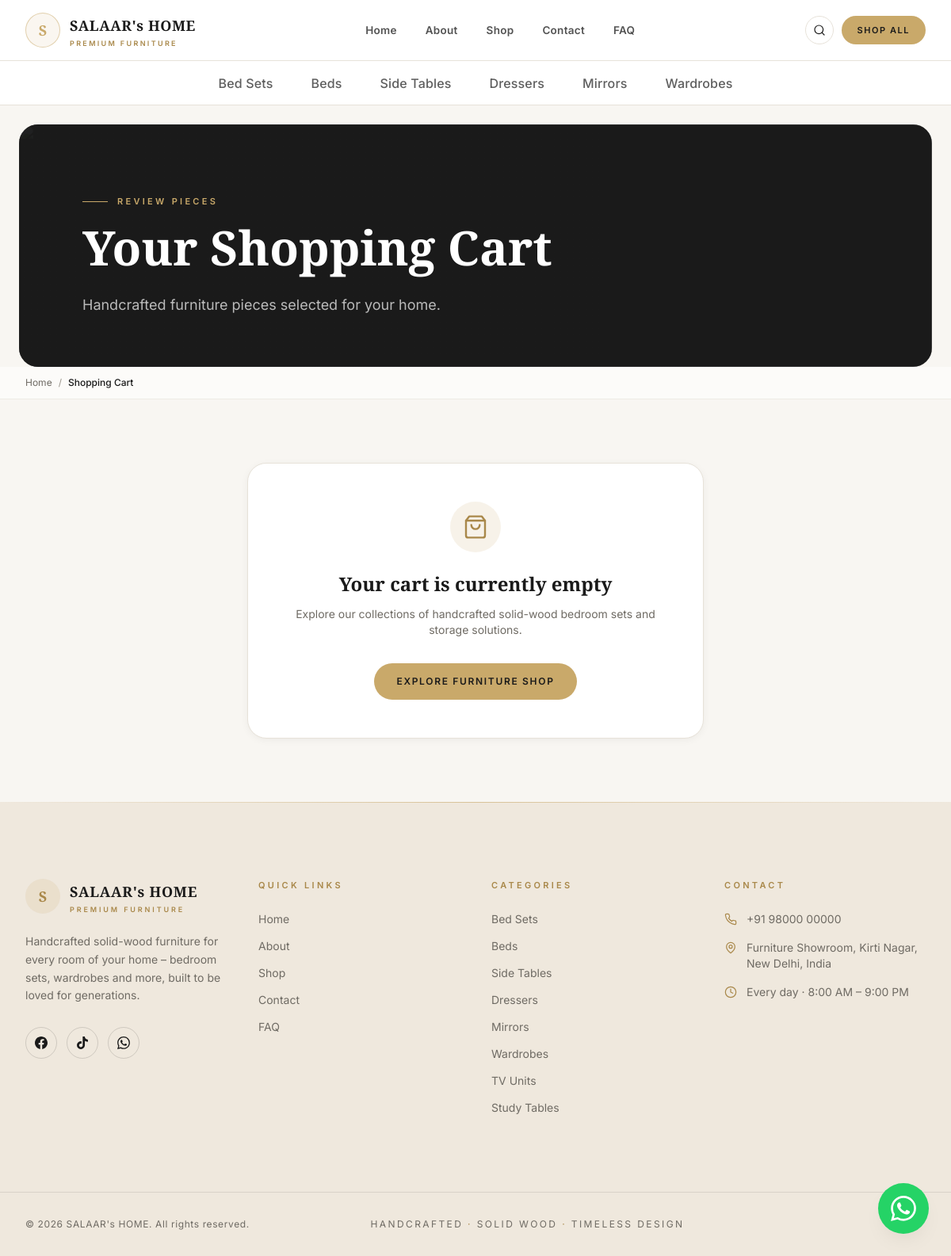
Page /cart/ on the committed database.
### store/models.py (models this page shows, shortened)
class NavCategory(models.Model):
    label = models.CharField(max_length=120)
    slug = models.SlugField(max_length=120, unique=True)
    source_category = models.ForeignKey(
        Category,
        on_delete=models.SET_NULL,
        null=True,
        blank=True,
        related_name="nav_items"
    )
    tagline = models.CharField(max_length=255, blank=True)
    short = models.CharField(max_length=350, blank=True)
    description = models.TextField(blank=True)
    empty_title = models.CharField(max_length=255, blank=True)
    empty_text = models.TextField(blank=True)
    seo_title = models.CharField(max_length=255, blank=True)
    seo_description = models.TextField(blank=True)
    order = models.PositiveIntegerField(default=0)
    is_in_header = models.BooleanField(default=True)
    class Meta:
        verbose_name_plural = "Nav Categories"
        ordering = ["order", "label"]

### store/views.py (the view)
# urls.py: path("cart/", views.cart_view, name="cart"),
def cart_view(request):
    cart = get_or_create_cart(request)
    context = {
        "cart": cart,
        "items": cart.items.select_related("product").all()
    }
    return render(request, "pages/cart.html", context)

### store/context_processors.py (called while the page is built)
def site_context(request):
    header_categories = NavCategory.objects.filter(is_in_header=True).order_by("order")
    all_nav_categories = NavCategory.objects.all().order_by("order")
    categories = Category.objects.all().order_by("order")
    cart_count = 0
    cart = None
    if request.user.is_authenticated:
        cart = Cart.objects.filter(user=request.user).first()
    elif request.session.session_key:
        cart = Cart.objects.filter(session_key=request.session.session_key).first()
    if cart:
        cart_count = cart.total_count
    return {
        "SITE": SITE,
        "HEADER_CATEGORIES": header_categories,
        "ALL_NAV_CATEGORIES": all_nav_categories,
        "CATEGORIES": categories,
        "cart_count": cart_count,
        "current_path": request.path,
        "canonical_path": request.path.rstrip("/"),
    }

### store/models.py (called while the page is built)
    @property
    def total_count(self):
        return sum(item.quantity for item in self.items.all())

### templates/pages/cart.html (shortened to what this page needs)
{% extends "base.html" %}
{% load static humanize %}
{% block content %}
{% include "includes/page_hero.html" with title="Your Shopping Cart" eyebrow="Review Pieces" description="Handcrafted furniture pieces selected for your home." image="/banners/1.webp" %}
<nav aria-label="Breadcrumb" class="bg-linen/60 py-3 text-xs text-stone border-b border-line/60">
  <div class="mx-auto w-full max-w-[1400px] px-4 sm:px-6 lg:px-8 xl:px-12 flex items-center gap-2 overflow-x-auto whitespace-nowrap">
    <a href="{% url 'home' %}" class="hover:text-gold-deep transition-colors">Home</a>
    <span class="text-mist">/</span>
    <span class="font-medium text-ink">Shopping Cart</span>
  </div>
</nav>
<section class="bg-cream py-12 sm:py-16 lg:py-20">
  <div class="mx-auto w-full max-w-[1400px] px-4 sm:px-6 lg:px-8 xl:px-12">
    {% if items %}
      <div class="grid gap-12 lg:grid-cols-[1fr_380px]">
        <div class="space-y-4">
          {% for item in items %}
            <div class="flex flex-col sm:flex-row items-start sm:items-center justify-between gap-5 rounded-2xl bg-white p-5 shadow-soft border border-line">
              <div class="flex items-center gap-4">
                <a href="{% url 'product_detail' item.product.slug %}" class="h-20 w-20 shrink-0 overflow-hidden rounded-xl bg-beige">
                  <img src="{% static item.product.image|slice:'1:' %}" alt="{{ item.product.name }}" class="h-full w-full object-contain p-2" onerror="this.src='{% static 'placeholders/product-placeholder.svg' %}';">
                </a>
                <div>
                  <p class="text-[10px] font-semibold tracking-wider text-stone uppercase">{{ item.product.category.name }}</p>
                  <h3 class="font-display text-base font-semibold text-ink sm:text-lg">
                    <a href="{% url 'product_detail' item.product.slug %}" class="hover:text-gold-deep">{{ item.product.name }}</a>
                  </h3>
                  <p class="text-sm font-semibold text-gold-deep">{{ item.product.formatted_price }}</p>
                </div>
              </div>
              <div class="flex items-center justify-between w-full sm:w-auto gap-6">
                <form action="{% url 'update_cart' item.id %}" method="post" class="flex items-center gap-2">
                  {% csrf_token %}
                  <label class="text-xs text-stone">Qty:</label>
                  <input type="number" name="quantity" value="{{ item.quantity }}" min="1" max="99" class="w-14 rounded-lg border border-line bg-linen px-2 py-1 text-center text-sm font-semibold text-ink" onchange="this.form.submit()">
                </form>
                <div class="text-right">
                  <p class="text-sm font-bold text-ink">
                    {% if item.subtotal %}
                      Rs. {{ item.subtotal|floatformat:"0"|intcomma }}
                    {% else %}
                      Quote on request
                    {% endif %}
                  </p>
                  <form action="{% url 'remove_from_cart' item.id %}" method="post" class="mt-1">
                    {% csrf_token %}
                    <button type="submit" class="text-xs text-stone hover:text-red-600 underline">Remove</button>
                  </form>
                </div>
              </div>
            </div>
          {% endfor %}
        </div>
        <div>
          <div class="rounded-3xl bg-white p-7 shadow-soft border border-line sticky top-36">
            <h3 class="font-display text-xl font-bold text-ink">Order Summary</h3>
            <div class="mt-6 space-y-3 border-b border-line pb-6 text-sm">
              <div class="flex justify-between text-stone">
                <span>Total Items</span>
                <span class="font-semibold text-ink">{{ cart.total_count }}</span>
              </div>
              <div class="flex justify-between text-stone">
                <span>Showroom Assembly</span>
                <span class="text-gold-deep font-medium">Included (Delhi NCR)</span>
              </div>
              <div class="flex justify-between text-stone">
                <span>Transport</span>
                <span class="text-stone font-medium">Calculated at checkout</span>
              </div>
            </div>
            <div class="mt-6 flex justify-between items-baseline">
              <span class="font-display text-base font-semibold text-ink">Estimated Total</span>
              <span class="font-display text-2xl font-bold text-gold-deep">
                {% if cart.total_price %}
                  Rs. {{ cart.total_price|floatformat:"0"|intcomma }}
                {% else %}
                  Price on Request
                {% endif %}
              </span>
            </div>
            <div class="mt-8 space-y-3">
              <a href="{% url 'checkout' %}" class="btn-gold w-full text-center">
                Proceed to Checkout
              </a>
              <a href="{% url 'shop' %}" class="btn-outline-dark w-full text-center">
                Continue Shopping
              </a>
            </div>
          </div>
        </div>
      </div>
    {% else %}
      <div class="mx-auto max-w-xl rounded-3xl border border-line bg-white p-12 text-center shadow-soft">
        <span class="mx-auto flex h-16 w-16 items-center justify-center rounded-full bg-gold/15 text-gold-deep">
          {% include "includes/icons/cart.html" with class="h-8 w-8" %}
        </span>
        <h3 class="mt-6 font-display text-2xl font-bold text-ink">Your cart is currently empty</h3>
        <p class="mt-3 text-sm text-stone">Explore our collections of handcrafted solid-wood bedroom sets and storage solutions.</p>
        <a href="{% url 'shop' %}" class="btn-gold mt-8 inline-flex">Explore Furniture Shop</a>
      </div>
    {% endif %}
  </div>
</section>
{% endblock %}

### templates/includes/category_nav.html (shortened to what this page needs)
<nav id="category-nav-scroller" aria-label="Categories" class="no-scrollbar sticky top-16 z-40 flex h-12 w-full snap-x snap-proximity items-center gap-x-8 overflow-x-auto border-b border-line bg-white px-4 sm:gap-x-10 sm:px-6 md:top-[76px] md:h-14 lg:snap-none lg:justify-center lg:gap-x-12 lg:overflow-visible lg:px-8 xl:px-12">
  {% for cat in HEADER_CATEGORIES %}
    {% url 'nav_category' cat.slug as cat_url %}
    <a href="{{ cat_url }}"
       class="group relative flex shrink-0 snap-start cursor-pointer items-center self-stretch whitespace-nowrap text-[15px] font-medium tracking-[0.01em] transition-colors duration-200 md:text-[16px] {% if current_path == cat_url %}text-gold-deep{% else %}text-ink/70 hover:text-gold-deep{% endif %}">
      {{ cat.label }}
    </a>
  {% endfor %}
</nav>

### templates/includes/footer.html (shortened to what this page needs)
<footer class="bg-beige text-ink">
  <div class="h-px bg-gradient-to-r from-transparent via-gold/60 to-transparent" aria-hidden="true"></div>
  <div class="mx-auto w-full max-w-[1400px] px-4 sm:px-6 lg:px-8 xl:px-12 grid gap-12 py-16 sm:grid-cols-2 lg:grid-cols-4 lg:gap-10 lg:py-24">
    <div>
      <div class="flex items-center gap-3">
        <span class="flex h-11 w-11 items-center justify-center rounded-full bg-gold/15 font-display text-lg font-bold text-gold-deep">
          S
        </span>
        <span class="leading-none">
          <span class="block font-display text-lg font-bold tracking-[0.04em]">{{ SITE.name }}</span>
          <span class="mt-1 block text-[9px] font-semibold tracking-[0.32em] text-gold-deep uppercase">
            {{ SITE.tagline_short }}
          </span>
        </span>
      </div>
      <p class="mt-6 max-w-xs text-sm leading-relaxed text-stone">
        Handcrafted solid-wood furniture for every room of your home – bedroom sets, wardrobes and more, built to be loved for generations.
      </p>
      <div class="mt-7 flex items-center justify-start gap-3">
        <a href="https://www.facebook.com" target="_blank" rel="noopener noreferrer" aria-label="Facebook" class="flex h-10 w-10 shrink-0 items-center justify-center rounded-full border border-ink/15 text-ink transition-all duration-300 hover:-translate-y-0.5 hover:border-gold hover:bg-gold hover:text-white">
        </a>
        <a href="https://www.tiktok.com" target="_blank" rel="noopener noreferrer" aria-label="TikTok" class="flex h-10 w-10 shrink-0 items-center justify-center rounded-full border border-ink/15 text-ink transition-all duration-300 hover:-translate-y-0.5 hover:border-gold hover:bg-gold hover:text-white">
        </a>
        <a href="https://wa.me/{{ SITE.whatsapp_number }}?text={{ SITE.whatsapp_message|urlencode }}" target="_blank" rel="noopener noreferrer" aria-label="Chat with us on WhatsApp" class="flex h-10 w-10 shrink-0 items-center justify-center rounded-full border border-ink/15 text-ink transition-all duration-300 hover:-translate-y-0.5 hover:border-gold hover:bg-gold hover:text-white">
        </a>
      </div>
    </div>
    <nav aria-label="Footer – quick links">
      <h3 class="mb-6 text-[11px] font-semibold tracking-[0.3em] text-gold-deep uppercase">Quick Links</h3>
      <ul class="space-y-3.5 text-sm">
        <li><a href="{% url 'home' %}" class="link-underline text-stone hover:text-ink">Home</a></li>
        <li><a href="{% url 'about' %}" class="link-underline text-stone hover:text-ink">About</a></li>
        <li><a href="{% url 'shop' %}" class="link-underline text-stone hover:text-ink">Shop</a></li>
        <li><a href="{% url 'contact' %}" class="link-underline text-stone hover:text-ink">Contact</a></li>
        <li><a href="{% url 'faq' %}" class="link-underline text-stone hover:text-ink">FAQ</a></li>
      </ul>
    </nav>
    <nav aria-label="Footer – categories">
      <h3 class="mb-6 text-[11px] font-semibold tracking-[0.3em] text-gold-deep uppercase">Categories</h3>
      <ul class="space-y-3.5 text-sm">
        {% for cat in ALL_NAV_CATEGORIES %}
          <li>
            <a href="{% url 'nav_category' cat.slug %}" class="link-underline text-stone hover:text-ink">
              {{ cat.label }}
            </a>
          </li>
        {% endfor %}
      </ul>
    </nav>
    <div>
      <h3 class="mb-6 text-[11px] font-semibold tracking-[0.3em] text-gold-deep uppercase">Contact</h3>
      <ul class="space-y-4 text-sm text-stone">
        <li class="flex items-start gap-3">
          {% include "includes/icons/phone.html" with class="mt-0.5 h-4 w-4 shrink-0 text-gold-deep" %}
          <a href="tel:+{{ SITE.phone_intl }}" class="link-underline hover:text-ink">{{ SITE.phone_display }}</a>
        </li>
        <li class="flex items-start gap-3">
          <svg class="mt-0.5 h-4 w-4 shrink-0 text-gold-deep" viewBox="0 0 24 24" fill="none" stroke="currentColor" stroke-width="1.8" stroke-linecap="round" stroke-linejoin="round"><path d="M20 10c0 6-8 12-8 12s-8-6-8-12a8 8 0 0 1 16 0Z"/><circle cx="12" cy="10" r="3"/></svg>
          <span>{{ SITE.address }}</span>
        </li>
        <li class="flex items-start gap-3">
          <svg class="mt-0.5 h-4 w-4 shrink-0 text-gold-deep" viewBox="0 0 24 24" fill="none" stroke="currentColor" stroke-width="1.8" stroke-linecap="round" stroke-linejoin="round"><circle cx="12" cy="12" r="10"/><path d="M12 6v6l4 2"/></svg>
          <span>{{ SITE.hours }}</span>
        </li>
      </ul>
    </div>
  </div>
  <div class="border-t border-ink/10">
    <div class="mx-auto w-full max-w-[1400px] px-4 sm:px-6 lg:px-8 xl:px-12 flex flex-col items-center justify-between gap-4 py-6 text-xs tracking-wider text-stone sm:flex-row">
      <p>© {% now "Y" %} {{ SITE.name }}. All rights reserved.</p>
      <p class="tracking-[0.2em] uppercase">
        Handcrafted <span class="text-gold-deep">·</span> Solid Wood <span class="text-gold-deep">·</span> Timeless Design
      </p>
    </div>
  </div>
</footer>

### templates/base.html (style rules this page uses)
:root { --font-cormorant: 'Cormorant Garamond', Georgia, serif; --font-inter: 'Inter', system-ui, -apple-system, sans-serif; }

### rows in the picture
NavCategory: label "Bed Sets"
NavCategory: label "Beds"
NavCategory: label "Side Tables"
NavCategory: label "Dressers"
NavCategory: label "Mirrors"
NavCategory: label "Wardrobes"
NavCategory: label "TV Units"
NavCategory: label "Study Tables"

### other values in the picture
{{ SITE.name }} "SALAAR's HOME"
{{ SITE.tagline_short }} "PREMIUM FURNITURE"
{{ eyebrow }} "REVIEW PIECES"
{{ title }} "Your Shopping Cart"
{{ description }} "Handcrafted furniture pieces selected for your home."
{{ SITE.phone_display }} "+91 98000 00000"
{{ SITE.address }} "Furniture Showroom, Kirti Nagar, New Delhi, India"
{{ SITE.hours }} "Every day · 8:00 AM – 9:00 PM"
